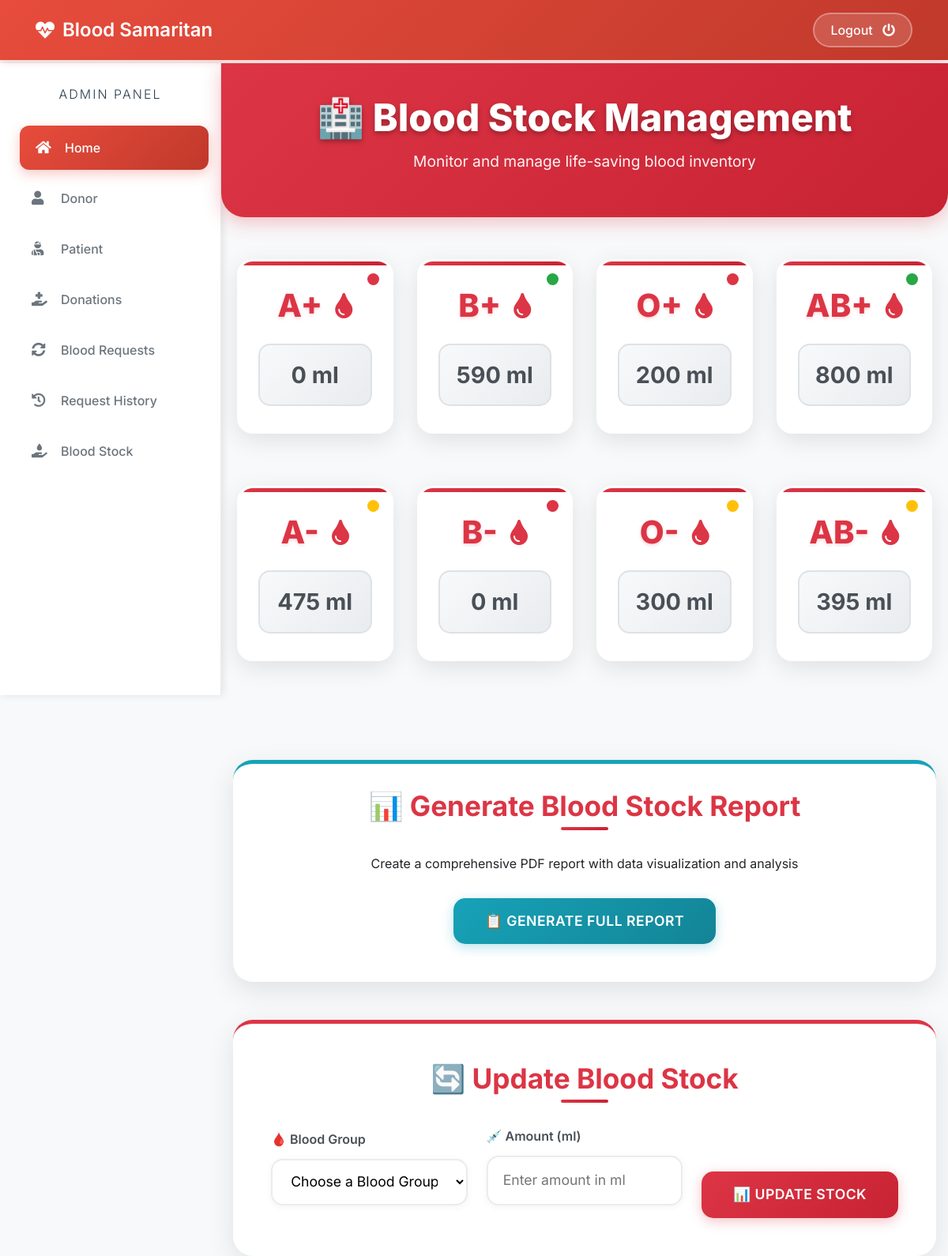
/admin-blood (signed in), run on an earlier commit of the app's database.
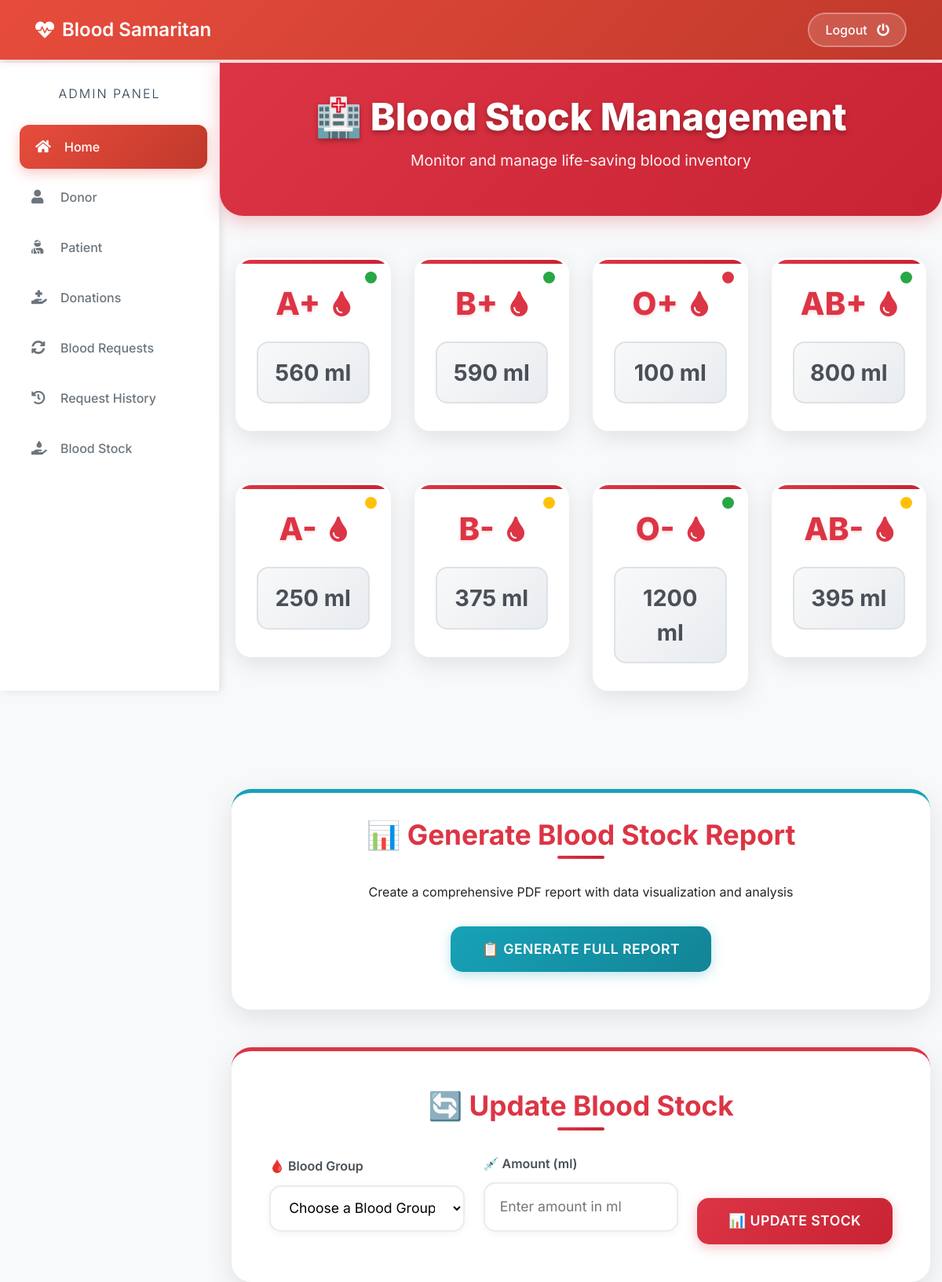
And on a later commit of the database.
### blood/models.py (models this page shows, shortened)
class Stock(models.Model):
    bloodgroup=models.CharField(max_length=10)
    unit=models.PositiveIntegerField(default=0)

### blood/views.py (the view, shortened to what this page needs)
# urls.py: path('admin-blood', views.admin_blood_view,name='admin-blood'),
@login_required(login_url='adminlogin')
def admin_blood_view(request):
    dict={
        'bloodForm':forms.BloodForm(),
        'A1':models.Stock.objects.get(bloodgroup="A+"),
        'A2':models.Stock.objects.get(bloodgroup="A-"),
        'B1':models.Stock.objects.get(bloodgroup="B+"),
        'B2':models.Stock.objects.get(bloodgroup="B-"),
        'AB1':models.Stock.objects.get(bloodgroup="AB+"),
        'AB2':models.Stock.objects.get(bloodgroup="AB-"),
        'O1':models.Stock.objects.get(bloodgroup="O+"),
        'O2':models.Stock.objects.get(bloodgroup="O-"),
    }
    return render(request,'blood/admin_blood.html',context=dict)

### blood/forms.py
class BloodForm(forms.ModelForm):
    class Meta:
        model=models.Stock
        fields=['bloodgroup','unit']

### templates/blood/admin_blood.html (shortened to what the changed rows need)
{% extends 'blood/adminbase.html' %}
{% block content %}
{% load widget_tweaks %}
<head>
</head>
<div class="page-header">
    <div class="container">
        <h1 class="page-title">🏥 Blood Stock Management</h1>
    </div>
</div>
<div class="container">
    <div class="blood-inventory">
        <div class="row">
            <div class="col-lg-3 col-md-6 mb-4">
                <div class="blood-card">
                    <div class="stock-indicator stock-{% if A1.unit > 500 %}high{% elif A1.unit > 200 %}medium{% else %}low{% endif %}"></div>
                    <div class="blood-type">
                        <h2>A+</h2>
                        <i class="fas fa-tint blood-icon"></i>
                    </div>
                    <div class="blood-amount">
                        {{A1.unit}} ml
                    </div>
                </div>
            </div>
            <div class="col-lg-3 col-md-6 mb-4">
                <div class="blood-card">
                    <div class="blood-type">
                        <h2>B+</h2>
                    </div>
                </div>
            </div>
            <div class="col-lg-3 col-md-6 mb-4">
                <div class="blood-card">
                    <div class="stock-indicator stock-{% if O1.unit > 500 %}high{% elif O1.unit > 200 %}medium{% else %}low{% endif %}"></div>
                    <div class="blood-type">
                        <h2>O+</h2>
                        <i class="fas fa-tint blood-icon"></i>
                    </div>
                    <div class="blood-amount">
                        {{O1.unit}} ml
                    </div>
                </div>
            </div>
            <div class="col-lg-3 col-md-6 mb-4">
                <div class="blood-card">
                    <div class="blood-type">
                        <h2>AB+</h2>
                    </div>
                </div>
            </div>
        </div>
        <div class="row">
            <div class="col-lg-3 col-md-6 mb-4">
                <div class="blood-card">
                    <div class="stock-indicator stock-{% if A2.unit > 500 %}high{% elif A2.unit > 200 %}medium{% else %}low{% endif %}"></div>
                    <div class="blood-type">
                        <h2>A-</h2>
                        <i class="fas fa-tint blood-icon"></i>
                    </div>
                    <div class="blood-amount">
                        {{A2.unit}} ml
                    </div>
                </div>
            </div>
            <div class="col-lg-3 col-md-6 mb-4">
                <div class="blood-card">
                    <div class="stock-indicator stock-{% if B2.unit > 500 %}high{% elif B2.unit > 200 %}medium{% else %}low{% endif %}"></div>
                    <div class="blood-type">
                        <h2>B-</h2>
                        <i class="fas fa-tint blood-icon"></i>
                    </div>
                    <div class="blood-amount">
                        {{B2.unit}} ml
                    </div>
                </div>
            </div>
            <div class="col-lg-3 col-md-6 mb-4">
                <div class="blood-card">
                    <div class="stock-indicator stock-{% if O2.unit > 500 %}high{% elif O2.unit > 200 %}medium{% else %}low{% endif %}"></div>
                    <div class="blood-type">
                        <h2>O-</h2>
                        <i class="fas fa-tint blood-icon"></i>
                    </div>
                    <div class="blood-amount">
                        {{O2.unit}} ml
                    </div>
                </div>
            </div>
            <div class="col-lg-3 col-md-6 mb-4">
                <div class="blood-card">
                    <div class="blood-type">
                        <h2>AB-</h2>
                    </div>
                </div>
            </div>
        </div>
    </div>
</div>
{% endblock content %}

What changed in the data, as far as the page shows it:
changed Stock (number 1 of 8 on the later page): unit "0" → "560"
changed Stock (number 3 of 8 on the later page): unit "200" → "100"
changed Stock (number 5 of 8 on the later page): unit "475" → "250"
changed Stock (number 6 of 8 on the later page): unit "0" → "375"
changed Stock (number 7 of 8 on the later page): unit "300" → "1200"
